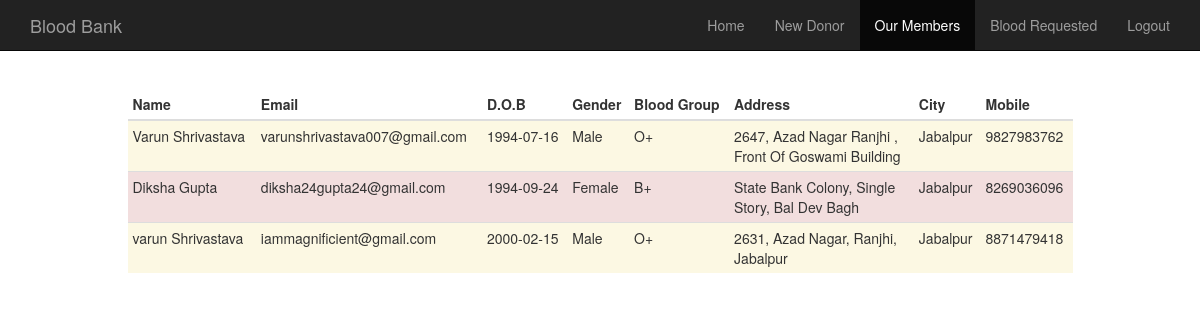
Page /members.php on the earlier database version.
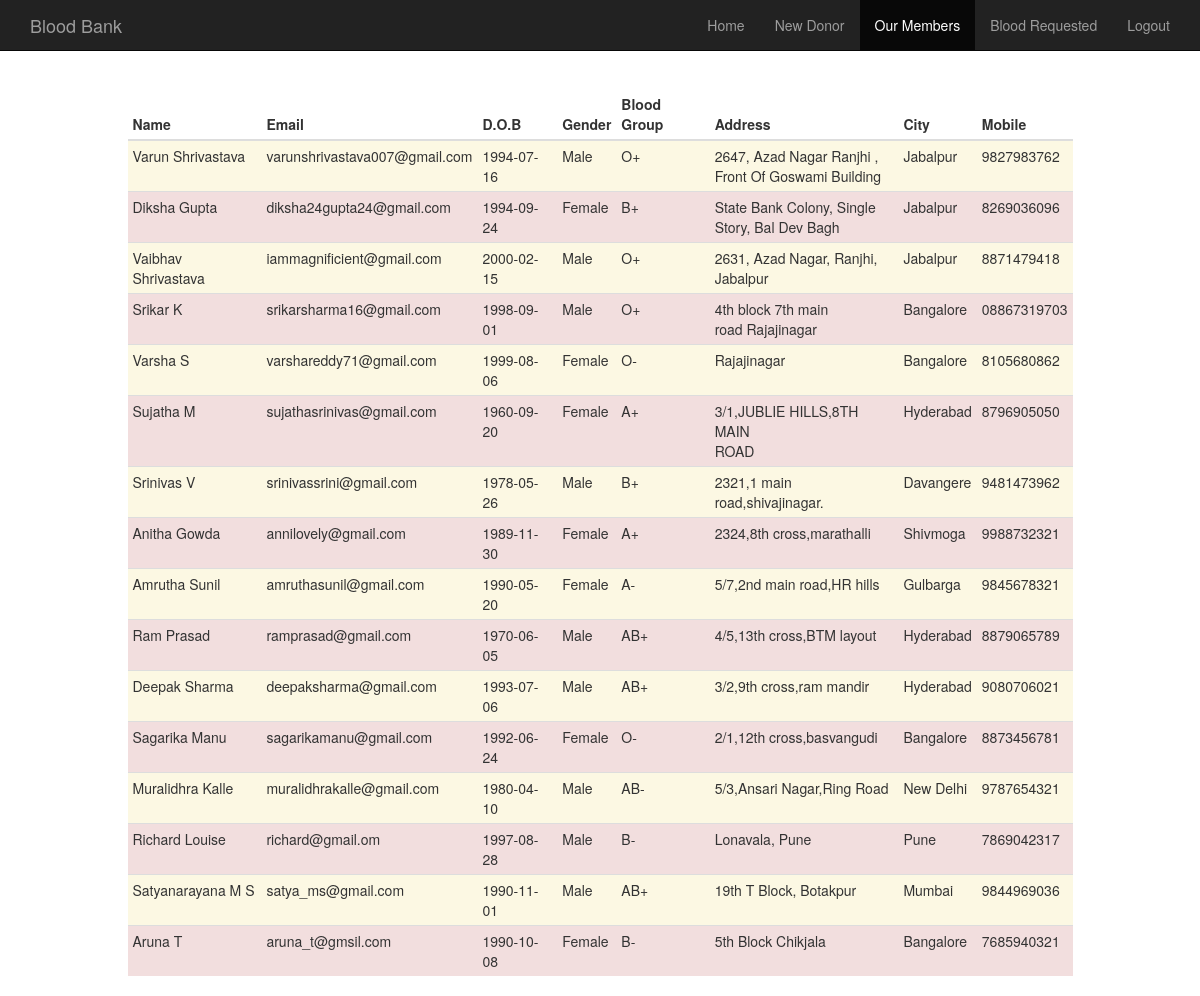
Same page on the later database version.
### tables this page shows
CREATE TABLE IF NOT EXISTS `users` (
  `id` int(11) NOT NULL AUTO_INCREMENT,
  `first_name` varchar(50) NOT NULL,
  `last_name` varchar(100) NOT NULL,
  `email` varchar(100) NOT NULL,
  `dob` date NOT NULL,
  `gender` varchar(10) NOT NULL,
  `b_type` varchar(10) NOT NULL,
  `address` varchar(500) NOT NULL,
  `city` varchar(100) NOT NULL,
  `mobile` varchar(13) NOT NULL,
  `created_at` timestamp NOT NULL DEFAULT CURRENT_TIMESTAMP ON UPDATE CURRENT_TIMESTAMP,
  PRIMARY KEY (`id`),
  UNIQUE KEY `email` (`email`)
);

### members.php (called while the page is built, shortened)
<?php
$i=0;
require_once 'users/php/DBConnect.php';
$db = new DBConnect();
$users = $db->getUsers();
$title="Our Members";$setMemberActive="active";$bg_background="bg-warning";
include 'layout/_header.php';
include 'layout/_top_nav.php';
?>
<?php include 'users/layout/_usermember_layout.php'; ?>

### users/php/DBConnect.php (called while the page is built, shortened)
<?php
class DBConnect {
    private $db = NULL;
    public function __construct() {
        $dsn = 'mysql:dbname=' . self::DB_NAME . ';host=' . self::DB_SERVER;
        try {
            $this->db = new PDO($dsn, self::DB_USER, self::DB_PASSWORD);
        } catch (PDOException $e) {
            throw new Exception('Connection failed: ' .
            $e->getMessage());
        }
        return $this->db;
    }
    public function getUsers(){
        $stmt = $this->db->prepare("SELECT * FROM users");
        $stmt->execute();
        return $stmt->fetchAll();
    }
}

### users/layout/_usermember_layout.php (the view)
<div class="container">
    <div class="row">
        <div class="col-md-1"></div>
        <div class="col-md-10">
            <?php if(isset($users)): $i++;?>
            <table class="table table-condensed">
                <thead>
                <th>Name</th>
                <th>Email</th>
                <th>D.O.B</th>
                <th>Gender</th>
                <th>Blood Group</th>
                <th>Address</th>
                <th>City</th>
                <th>Mobile</th>
                </thead>
                <?php foreach($users as $u): $i++;?>
                <tr class="<?php if($i%2==0){echo $bg_background;}else{echo 'bg-danger';} ?>">
                    <td><?= $u['first_name']." ".$u['last_name']; ?></td>
                    <td><?= $u['email']; ?></td>
                    <td><?= $u['dob']; ?></td>
                    <td><?= $u['gender']; ?></td>
                    <td><?= $u['b_type']; ?></td>
                    <td><?= wordwrap($u['address'], 26, '<br>'); ?></td>
                    <td><?= $u['city']; ?></td>
                    <td><?= $u['mobile']; ?></td>
                </tr>
                <?php endforeach; ?>
            </table>
            <?php endif; ?>
        </div>
        <div class="col-md-1"></div>
    </div>
</div>

### layout/_header.php (shortened to what this page needs)
<!DOCTYPE html>
<html lang="en">
    <head>
        <link rel="stylesheet" href="css/bootstrap.min.css">
        <link rel="stylesheet" href="css/mystyle.css">
    </head>
    <body>

### layout/_top_nav.php (shortened to what this page needs)
<nav class="navbar navbar-inverse navbar-fixed-top">
  <div class="container">
    <div class="navbar-header">
      <a class="navbar-brand" href="index.php">Blood Bank</a>
    </div>
    <div id="navbar" class="navbar-collapse collapse">
      <ul class="nav navbar-nav navbar-right">
         <li class="<?php
                    if (isset($setHomeActive)) {
                        echo $setHomeActive;
                    } else {
                        echo '';
                    }
                    ?>"><a href="home.php">Home</a></li>
                    <li class="<?php
                    if (isset($setDonorActive)) {
                        echo $setDonorActive;
                    } else {
                        echo '';
                    }
                    ?>"><a href="donor.php">New Donor</a></li>
                    <li class="<?php if(isset($setMemberActive)) { echo $setMemberActive; } else { echo ''; } ?>">
                        <a href="members.php">Our Members</a>
                    </li>
                    <li class="<?php if(isset($setNeedBloodActive)){ echo $setNeedBloodActive; } else { echo ''; } ?>">
                        <a href="blood_request.php">Blood Requested</a>
                    </li>
                    <li><a href="logout.php">Logout</a></li>
      </ul>
    </div>
  </div>
</nav>

### css/mystyle.css (style rules this page uses)
body { padding-top: 3.5em; }

### members.php (style rules this page uses)
body { background-image: url('simple.jpg'); background-repeat: no-repeat; background-attachment: fixed; background-size: 100% 100%; }

Differences in the rows shown:
changed users "iammagnificient@gmail.com": first_name "varun" → "Vaibhav"
added users: first_name "Srikar", last_name "K", email "srikarsharma16@gmail.com", dob "1998-09-01", gender "Male", b_type "O+", address "4th block 7th main road Rajajinagar", city "Bangalore", mobile "08867319703"
added users: first_name "Varsha", last_name "S", email "varshareddy71@gmail.com", dob "1999-08-06", gender "Female", b_type "O-", address "Rajajinagar", city "Bangalore", mobile "8105680862"
added users: first_name "Sujatha", last_name "M", email "sujathasrinivas@gmail.com", dob "1960-09-20", gender "Female", b_type "A+", address "3/1,JUBLIE HILLS,8TH MAIN ROAD", city "Hyderabad", mobile "8796905050"
added users: first_name "Srinivas", last_name "V", email "srinivassrini@gmail.com", dob "1978-05-26", gender "Male", b_type "B+", address "2321,1 main road,shivajinagar.", city "Davangere", mobile "9481473962"
added users: first_name "Anitha", last_name "Gowda", email "annilovely@gmail.com", dob "1989-11-30", gender "Female", b_type "A+", address "2324,8th cross,marathalli", city "Shivmoga", mobile "9988732321"
added users: first_name "Amrutha", last_name "Sunil", email "amruthasunil@gmail.com", dob "1990-05-20", gender "Female", b_type "A-", address "5/7,2nd main road,HR hills", city "Gulbarga", mobile "9845678321"
added users: first_name "Ram", last_name "Prasad", email "ramprasad@gmail.com", dob "1970-06-05", gender "Male", b_type "AB+", address "4/5,13th cross,BTM layout", city "Hyderabad", mobile "8879065789"
added users: first_name "Deepak", last_name "Sharma", email "deepaksharma@gmail.com", dob "1993-07-06", gender "Male", b_type "AB+", address "3/2,9th cross,ram mandir", city "Hyderabad", mobile "9080706021"
added users: first_name "Sagarika", last_name "Manu", email "sagarikamanu@gmail.com", dob "1992-06-24", gender "Female", b_type "O-", address "2/1,12th cross,basvangudi", city "Bangalore", mobile "8873456781"
added users: first_name "Muralidhra", last_name "Kalle", email "muralidhrakalle@gmail.com", dob "1980-04-10", gender "Male", b_type "AB-", address "5/3,Ansari Nagar,Ring Road", city "New Delhi", mobile "9787654321"
added users: first_name "Richard", last_name "Louise", email "richard@gmail.om", dob "1997-08-28", gender "Male", b_type "B-", address "Lonavala, Pune", city "Pune", mobile "7869042317"
added users: first_name "Satyanarayana", last_name "M S", email "satya_ms@gmail.com", dob "1990-11-01", gender "Male", b_type "AB+", address "19th T Block, Botakpur", city "Mumbai", mobile "9844969036"
added users: first_name "Aruna", last_name "T", email "aruna_t@gmsil.com", dob "1990-10-08", gender "Female", b_type "B-", address "5th Block Chikjala", city "Bangalore", mobile "7685940321"
